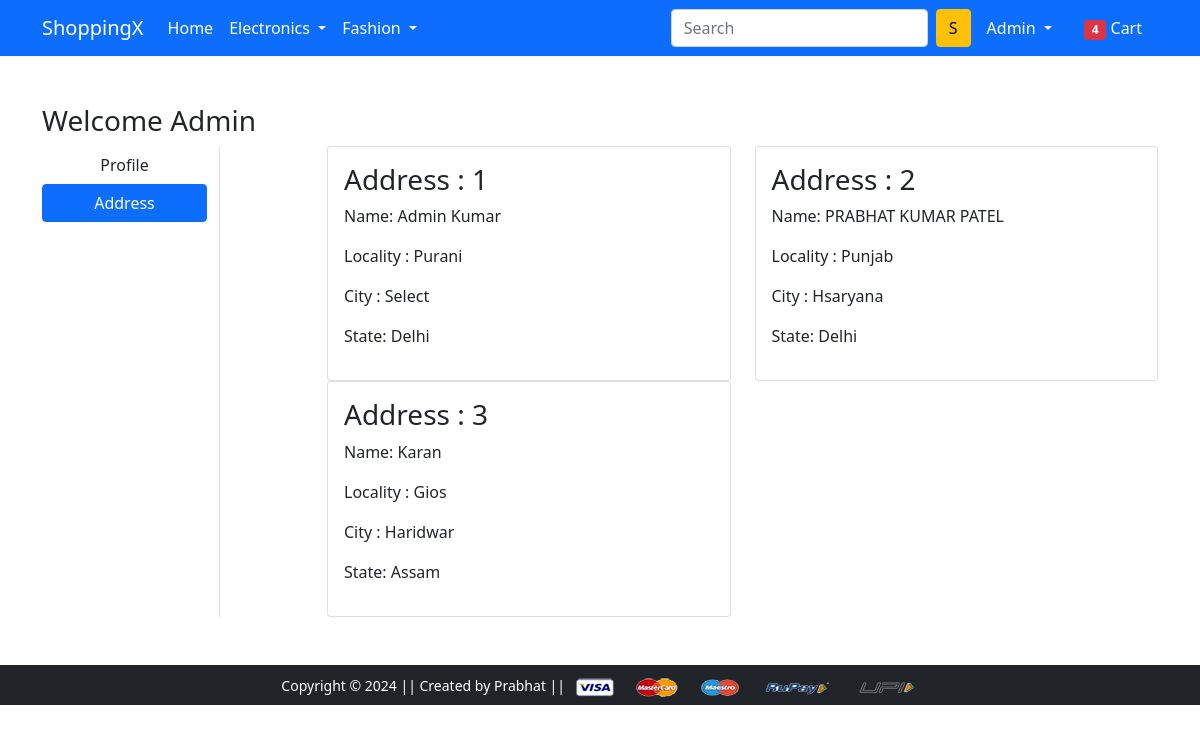
The page /address/ (signed in) on the database its author committed.
### app/models.py (models this page shows)
class Customer(models.Model):
    user = models.ForeignKey(User, on_delete=models.CASCADE)
    name = models.CharField(max_length=50)
    locality = models.CharField(max_length=200)
    city = models.CharField(max_length=200)
    zipcode = models.IntegerField()
    state = models.CharField(choices=STATE_CHOICES, max_length=50)
    def __str__(self):
        return str(self.id)

### app/views.py (the view)
# urls.py: path('address/', views.address, name='address'),
def address(request):
    address = Customer.objects.filter(user = request.user)
    print(address)
    return render(request, 'app/address.html',{'address':address, 'active':'btn-primary'})

### app/templates/app/address.html (shortened to what this page needs)
{% extends 'app/base.html' %}
{% load static %}
{% block main-content %}
<div class="container my-5">
 <div class="row">
 <h3>Welcome {{request.user | title}}</h3>
  <div class="col-sm-2 border-end">
   <ul class="list-unstyled">
    <li class="d-grid"><a href="{% url 'profile' %}" class="btn">Profile</a></li>
    <li class="d-grid"><a href="{% url 'address' %}" class="btn {{active}}">Address</a></li>
   </ul>
  </div>
  <div class="col-sm-9 offset-sm-1">
   <div class="row">
    {% for ad in address %}
    <div class="col-sm-6">
     <div class="card">
      <div class="card-body">
       <h3>Address : {{forloop.counter}}</h3>
       <p>Name: {{ad.name}}</p>
       <p>Locality : {{ad.locality}}</p>
       <p>City : {{ad.city}}</p>
       <p>State: {{ad.state}}</p>
      </div>
     </div>
    </div>
    {% endfor %}
   </div>
  </div>
 </div>
</div>
{% endblock main-content %}

### app/templates/app/base.html (shortened to what this page needs)
<!doctype html>
{% load static %}
<html lang="en">
  <head>
    <link href="https://cdn.jsdelivr.net/npm/bootstrap@5.0.0-beta1/dist/css/bootstrap.min.css" rel="stylesheet">
    <link rel="stylesheet" href="{% static 'app/css/owl.carousel.min.css' %}">
    <link rel="stylesheet" href="{% static 'app/css/all.min.css' %}">
    <link rel="stylesheet" href="{% static 'app/css/style.css' %}">
  </head>
  <body>
    <nav class="navbar navbar-expand-lg navbar-dark bg-primary">
     <div class="container">
       <a class="navbar-brand" href="/">ShoppingX</a>
       <div class="collapse navbar-collapse" id="navbarSupportedContent">
         <ul class="navbar-nav me-auto mb-2 mb-lg-0">
           <li class="nav-item">
             <a class="nav-link active" aria-current="page" href="/">Home</a>
           </li>
           <li class="nav-item dropdown">
             <a class="nav-link dropdown-toggle text-white" href="#" id="electronicsDropdown" role="button" data-bs-toggle="dropdown" aria-expanded="false">
               Electronics
             </a>
           </li>
           <li class="nav-item dropdown">
             <a class="nav-link dropdown-toggle text-white" href="#" id="fashionDropdown" role="button" data-bs-toggle="dropdown" aria-expanded="false">
               Fashion
             </a>
           </li>
         </ul>
         <form class="d-flex">
           <input class="form-control me-2" type="search" placeholder="Search" aria-label="Search">
           <button class="btn btn-warning" type="submit">S</button>
         </form>
         <div>
          <ul class="navbar-nav me-auto mb-2 mb-lg-0">
            {% if request.user.is_authenticated %}
           <li class="nav-item dropdown mx-2">
              <a class="nav-link dropdown-toggle text-white" href="#" id="profileDropdown" role="button" data-bs-toggle="dropdown" aria-expanded="false">
                {{request.user | title}}
              </a>
            </li>
            <li class="nav-item mx-2">
             <a href="{% url 'show_cart' %}" class="nav-link text-white"><span class="badge bg-danger">4</span> Cart </a>
            </li>
            {% endif %}
          </ul>
         </div>
       </div>
     </div>
    </nav>
    {% block main-content %} {% endblock main-content %}
    <footer class="container-fluid bg-dark text-center p-2 mt-5">
        <small class="text-white">Copyright &copy; 2024 || Created by Prabhat || </small>
        <img src="{% static 'app/images/payment.png' %}" alt="" srcset="" class="img-fluid" height="2px">
    </footer>
  </body>
</html>

### rows shown on the page
Customer: name "Admin Kumar", locality "Purani", city "Select", state "Delhi"
Customer: name "PRABHAT KUMAR PATEL", locality "Punjab", city "Hsaryana", state "Delhi"
Customer: name "Karan", locality "Gios", city "Haridwar", state "Assam"

### other values the page prints
{{ request.user | title }} "Admin"
